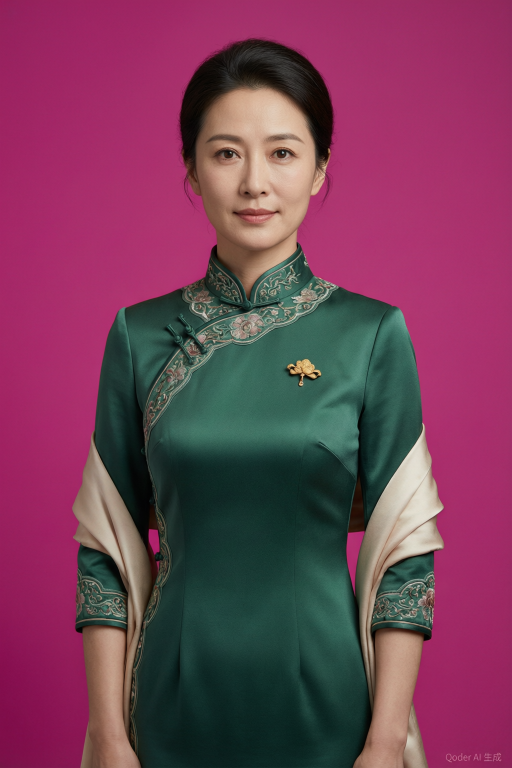
#> input picture assets-source/wanniang-puppet/raw/base.png, 1024 x 1536 px (shown at 1/2 size)
$ python postprocess_avatar.py
#> lines starting #> are read from the running program, lines starting #| are printed output that depends on the picture
# -*- coding: utf-8 -*-
"""婉娘 puppet 资产后处理：抠图、部件裁切、肤色匹配、锚点输出。

用法:
    python scripts/postprocess_avatar.py base      # 处理基准立绘 + 输出锚点预览
    python scripts/postprocess_avatar.py parts     # 处理嘴/眼部件条 + 输出叠加合成预览
    python scripts/postprocess_avatar.py anchors   # 只重新输出锚点预览（调坐标用）

所有坐标均为 base 裁掉底部水印条后的像素坐标 (1024 x 1472)。
"""
import json
import math
import sys
from pathlib import Path

import numpy as np
from PIL import Image, ImageDraw, ImageFilter

ROOT = Path(__file__).resolve().parent.parent
OUT = ROOT / "web" / "public" / "avatar" / "wanniang-puppet"
SOURCE = ROOT / "assets-source" / "wanniang-puppet"
RAW = SOURCE / "raw"
PREVIEW = SOURCE / "preview"

BASE_W, BASE_H = 1024, 1472  # 裁掉底部 64px 水印后
WATERMARK_CROP = 64

# ---- 锚点（在 base 坐标系内，单位 px；调参后会被写入 puppetConfig） ----
# 单眼部件（闭眼/半闭眼贴片，只覆盖眼睛不含眉毛），左眼盒；右眼取镜像
EYE_BOX = {"cx": 452, "cy": 307, "w": 100, "h": 50}
EYE_RIGHT_CX = 576          # 右眼中心 x（镜像层定位用）
MOUTH_BOX = {"cx": 512, "cy": 432, "w": 142, "h": 96}

# mouths.png 五格手动裁切盒：以各格唇心为中心 w240 h160（1792x1024 坐标系）
MOUTH_PANEL_BOXES = [  # (x, y, w, h)
    (50, 545, 240, 160),    # 1 closed
    (407, 540, 240, 160),   # 2 a
    (765, 535, 240, 160),   # 3 aa
    (1125, 540, 240, 160),  # 4 o
    (1440, 550, 240, 160),  # 5 smile
]
EYE_PANEL_BOXES = [  # 闭眼/半闭眼单眼贴片（不含眉），1792x1024 坐标系
    (1160, 470, 240, 120),  # 4 closed
    (815, 465, 240, 120),   # 3 half（低垂视线兼作半闭）
]

MOUTH_NAMES = ["closed", "a", "aa", "o", "smile"]
EYE_NAMES = ["closed", "half"]

FEATHER = 14  # 部件边缘羽化 px


def keyout_magenta(img: Image.Image) -> Image.Image:
    """按行采样背景色做距离抠图，兼容纵向渐变品红背景。"""
    rgb = np.asarray(img.convert("RGB")).astype(np.float32)
    h, w, _ = rgb.shape
    alpha = np.zeros((h, w), dtype=np.float32)
    for y in range(h):
        bg = np.median(rgb[y, :12], axis=0)
        dist = np.linalg.norm(rgb[y] - bg, axis=1)
        alpha[y] = np.clip((dist - 42.0) / (70.0 - 42.0), 0, 1)
    a = Image.fromarray((alpha * 255).astype(np.uint8), "L")
    a = a.filter(ImageFilter.MinFilter(3)).filter(ImageFilter.GaussianBlur(1.2))
    out = img.convert("RGBA")
    out.putalpha(a)
    return out


def process_base() -> Image.Image:
    img = Image.open(RAW / "base.png")
#> img is the input picture: PIL image 1024x1536 RGB; mean R, G, B 118.4, 61.8, 88.1
    img = img.crop((0, 0, img.width, img.height - WATERMARK_CROP))
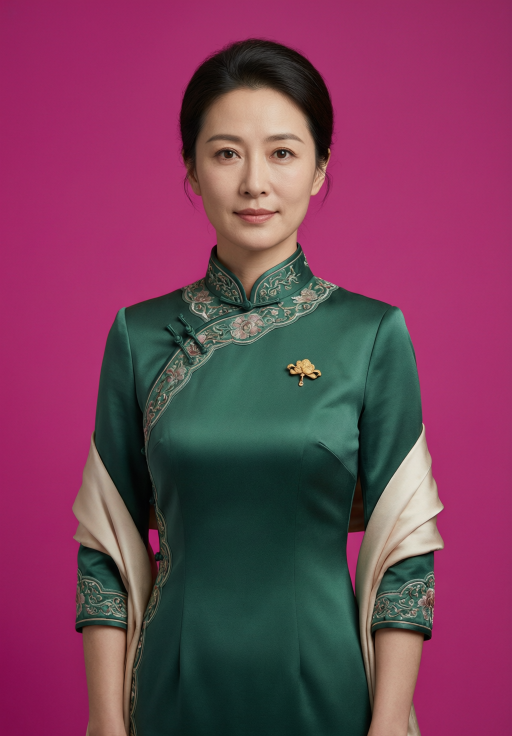
#> img: PIL image 1024x1472 RGB (shown at 1/2 size); mean R, G, B 119.7, 62.2, 89
    assert img.size == (BASE_W, BASE_H), img.size
    cut = keyout_magenta(img)
#> the loop in keyout_magenta, `for y in range(h):` made 1472 passes
#> bg on passes 1 to 3: [148, 29, 88], [148, 29, 88], [148, 29, 88]
    cut.save(OUT / "base.webp", "WEBP", quality=82)
    poster = cut.copy()
    poster.thumbnail((640, 640 * 3))
    poster.save(OUT / "poster.webp", "WEBP", quality=80)
    print(f"base.webp {cut.size}  poster.webp {poster.size}")
#| base.webp (1024, 1472)  poster.webp (640, 920)
    return cut


def draw_anchors(base: Image.Image) -> None:
    PREVIEW.mkdir(exist_ok=True)
    prev = Image.new("RGBA", base.size, (24, 24, 28, 255))
    prev.paste(base, (0, 0), base)
    d = ImageDraw.Draw(prev)
    for name, box, color in (
        ("eye_L", EYE_BOX, (0, 255, 128, 255)),
        ("mouth", MOUTH_BOX, (255, 200, 0, 255)),
    ):
        x0, y0 = box["cx"] - box["w"] / 2, box["cy"] - box["h"] / 2
        x1, y1 = box["cx"] + box["w"] / 2, box["cy"] + box["h"] / 2
        d.rectangle([x0, y0, x1, y1], outline=color, width=3)
        d.text((x0 + 4, y0 + 4), name, fill=color)
    # 右眼镜像盒
    rw = EYE_BOX["w"]
    d.rectangle(
        [EYE_RIGHT_CX - rw / 2, EYE_BOX["cy"] - EYE_BOX["h"] / 2,
         EYE_RIGHT_CX + rw / 2, EYE_BOX["cy"] + EYE_BOX["h"] / 2],
        outline=(0, 200, 255, 255), width=3,
    )
    d.text((EYE_RIGHT_CX - rw / 2 + 4, EYE_BOX["cy"] - EYE_BOX["h"] / 2 + 4),
           "eye_R(mirror)", fill=(0, 200, 255, 255))
    prev.convert("RGB").save(PREVIEW / "anchors.png")
    print(f"preview -> {PREVIEW / 'anchors.png'}")


def ring_mean(arr: np.ndarray, box, ring: int = 12):
    """盒外圈 ring 像素的均值（offset-only 肤色校正用）。"""
    x, y, w, h = box
    top = arr[max(y - ring, 0):y, x:x + w]
    bottom = arr[y + h:y + h + ring, x:x + w]
    left = arr[y:y + h, max(x - ring, 0):x]
    right = arr[y:y + h, x + w:x + w + ring]
    parts = [p.reshape(-1, 3) for p in (top, bottom, left, right) if p.size]
    return np.concatenate(parts).mean(axis=0)


def color_match(patch: np.ndarray, src_box, base_arr, dst_box, k: float = 0.85) -> np.ndarray:
    """offset-only 校正：只平移肤色均值，保留饱和度/对比度关系，避免唇色失真。

    k 为校正强度（默认 0.85，保持现有行为）；调参脚本可传入 1.0 做对比。
    """
    s_mean = ring_mean(patch, src_box)
    d_mean = ring_mean(base_arr, dst_box)
    out = patch.astype(np.float32) + (d_mean - s_mean) * k
    return np.clip(out, 0, 255).astype(np.uint8)


def feather_alpha(size, feather: int) -> Image.Image:
    w, h = size
    a = np.zeros((h, w), dtype=np.float32)
    a[feather:h - feather, feather:w - feather] = 1.0
    img = Image.fromarray((a * 255).astype(np.uint8), "L")
    return img.filter(ImageFilter.GaussianBlur(feather * 0.6))


def make_part(src: Image.Image, box, base_arr, dst_box, out_w: int, out_h: int):
    patch = src.crop((box[0], box[1], box[0] + box[2], box[1] + box[3]))
    arr = np.asarray(patch.convert("RGB"))
    inner = (6, 6, arr.shape[1] - 12, arr.shape[0] - 12)  # 统计环向内缩
    matched = color_match(arr, inner, base_arr, dst_box)
    img = Image.fromarray(matched).resize((out_w, out_h), Image.LANCZOS)
    rgba = img.convert("RGBA")
    rgba.putalpha(feather_alpha((out_w, out_h), FEATHER))
    return rgba


def process_parts(base: Image.Image) -> None:
    PREVIEW.mkdir(exist_ok=True)
    base_arr = np.asarray(base.convert("RGB"))
    mouth_dst = (int(MOUTH_BOX["cx"] - MOUTH_BOX["w"] / 2), int(MOUTH_BOX["cy"] - MOUTH_BOX["h"] / 2),
                 MOUTH_BOX["w"], MOUTH_BOX["h"])
    eye_dst = (int(EYE_BOX["cx"] - EYE_BOX["w"] / 2), int(EYE_BOX["cy"] - EYE_BOX["h"] / 2),
               EYE_BOX["w"], EYE_BOX["h"])

    mouths_src = Image.open(RAW / "mouths.png")
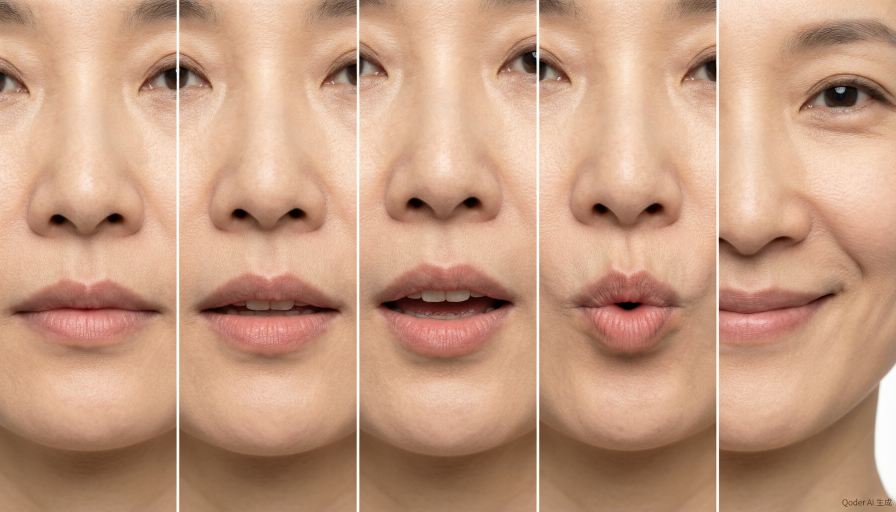
#> input picture assets-source/wanniang-puppet/raw/mouths.png, 1792 x 1024 px (shown at 1/2 size)
#> mouths_src is the input picture: PIL image 1792x1024 RGB; mean R, G, B 197.5, 155.1, 129
    cells = []
    for name, box in zip(MOUTH_NAMES, MOUTH_PANEL_BOXES):
        part = make_part(mouths_src, box, base_arr, mouth_dst, MOUTH_BOX["w"], MOUTH_BOX["h"])
        cells.append(part)
        part.save(PREVIEW / f"mouth_{name}.png")
#> this loop made 5 passes
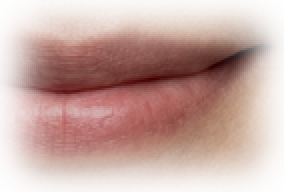
#> part: PIL image 142x96 RGBA (shown 2 times larger); mean R, G, B, A 164.7, 114.6, 99.8, 144.4; transparent parts drawn white
#> after the loop, cells = 5 items
    strip = Image.new("RGBA", (MOUTH_BOX["w"] * len(cells), MOUTH_BOX["h"]))
#> strip: PIL image 710x96 RGBA; every value is 0
    for i, c in enumerate(cells):
        strip.paste(c, (i * MOUTH_BOX["w"], 0))
#> this loop made 5 passes
    strip.save(PREVIEW / "mouths.webp", "WEBP", quality=84)

    eyes_src = Image.open(RAW / "eyes.png")
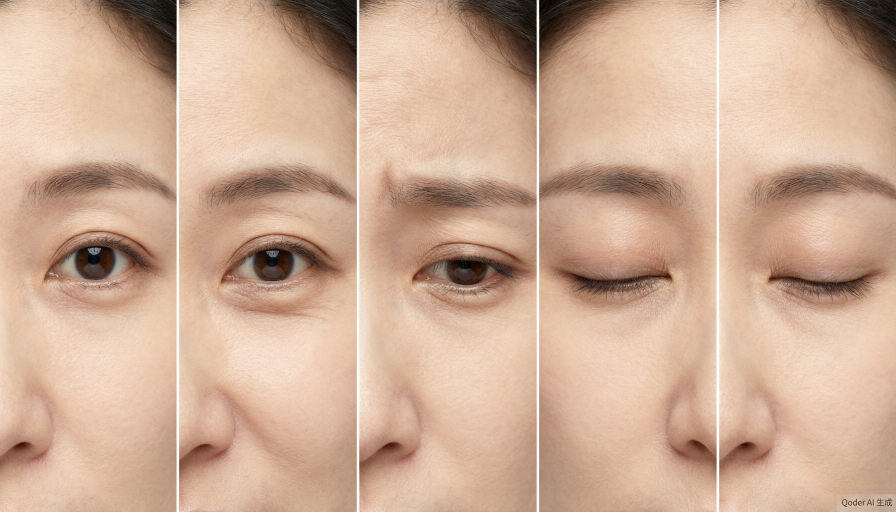
#> input picture assets-source/wanniang-puppet/raw/eyes.png, 1792 x 1024 px (shown at 1/2 size)
#> eyes_src is the input picture: PIL image 1792x1024 RGB; mean R, G, B 206.5, 173.2, 150.2
    cells = []
    for name, box in zip(EYE_NAMES, EYE_PANEL_BOXES):
        part = make_part(eyes_src, box, base_arr, eye_dst, EYE_BOX["w"], EYE_BOX["h"])
        cells.append(part)
        part.save(PREVIEW / f"eye_{name}.png")
#> this loop made 2 passes
#> pass 1, in make_part (call 6), `patch = src.crop((box[0], box[1], box[0] + box[2], box[1] + box[3]))`:
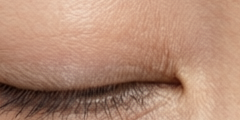
#> patch: PIL image 240x120 RGB; mean R, G, B 177.9, 137.4, 115.6
#> pass 1, in make_part (call 6), `matched = color_match(arr, inner, base_arr, dst_box)`:
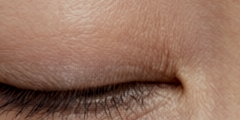
#> matched: shape (120, 240, 3); mean R, G, B 147.9, 111.5, 93.7
#> after the loop, cells = 2 items
    strip = Image.new("RGBA", (EYE_BOX["w"] * len(cells), EYE_BOX["h"]))
#> strip: PIL image 200x50 RGBA; every value is 0
    for i, c in enumerate(cells):
        strip.paste(c, (i * EYE_BOX["w"], 0))
#> this loop made 2 passes
    strip.save(OUT / "eyes.webp", "WEBP", quality=84)

    # 叠加合成预览：睁眼状态不贴眼部部件（用 base 自己的眼睛），仅闭眼/半闭贴片
    comp_specs = [("neutral", 0, None), ("speak_aa", 2, None), ("warm", 4, None),
                  ("blink", 0, 0), ("half", 0, 1)]
    mouth_cells = [Image.open(PREVIEW / f"mouth_{n}.png") for n in MOUTH_NAMES]
#> mouth_cells = 5 items
    eye_cells = [Image.open(PREVIEW / f"eye_{n}.png") for n in EYE_NAMES]
#> eye_cells = 2 items
    for tag, mi, ei in comp_specs:
        comp = Image.new("RGBA", base.size, (24, 24, 28, 255))
        comp.paste(base, (0, 0), base)
        comp.paste(mouth_cells[mi], (mouth_dst[0], mouth_dst[1]), mouth_cells[mi])
        if ei is not None:
            comp.paste(eye_cells[ei], (eye_dst[0], eye_dst[1]), eye_cells[ei])
            mirror = eye_cells[ei].transpose(Image.FLIP_LEFT_RIGHT)
            rx = int(EYE_RIGHT_CX - EYE_BOX["w"] / 2)
            comp.paste(mirror, (rx, eye_dst[1]), mirror)
        comp.convert("RGB").save(PREVIEW / f"comp_{tag}.png")
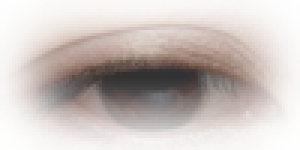
#> mirror: PIL image 100x50 RGBA (shown 3 times larger); mean R, G, B, A 120, 86.9, 72.3, 79.8; transparent parts drawn white
    print(f"parts + composites -> {OUT} / {PREVIEW}")

    anchors = {
        "baseWidth": BASE_W, "baseHeight": BASE_H,
        "eye": {"leftCx": EYE_BOX["cx"], "rightCx": EYE_RIGHT_CX,
                "cy": EYE_BOX["cy"], "w": EYE_BOX["w"], "h": EYE_BOX["h"]},
        "mouth": {"cx": MOUTH_BOX["cx"], "cy": MOUTH_BOX["cy"],
                  "w": MOUTH_BOX["w"], "h": MOUTH_BOX["h"]},
        "mouthCells": MOUTH_NAMES, "eyeCells": EYE_NAMES,
    }
    (OUT / "anchors.json").write_text(json.dumps(anchors, indent=2), "utf-8")
    print("anchors.json written")


if __name__ == "__main__":
    step = sys.argv[1] if len(sys.argv) > 1 else "all"
    if step in ("base", "all"):
        base = process_base()
    else:
        base = Image.open(OUT / "base.webp")
    if step in ("anchors", "base", "all"):
        draw_anchors(base.convert("RGBA"))
    if step in ("parts", "all"):
        process_parts(base.convert("RGBA"))
